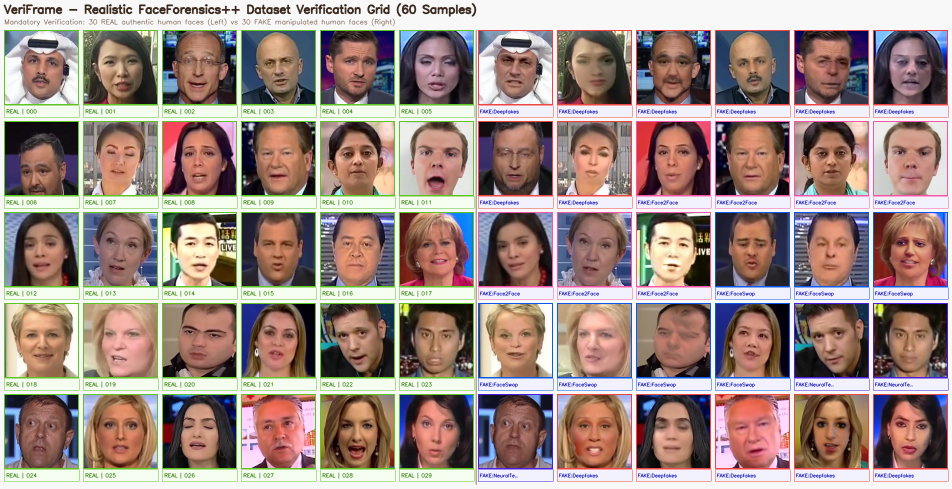
#> input picture data/dataset_verification_grid.png, 1904 x 978 px (shown at 1/2 size)
$ python -i wavelet.py   (imports and definitions only)
#> lines starting #> are read from the running program, lines starting #| are printed output that depends on the picture
"""
DWT (Discrete Wavelet Transform) Frequency Analysis Module
==========================================================
Real 2D Discrete Wavelet Transform (DWT) multi-scale frequency decomposition
for deepfake detection using PyWavelets.

Key Features:
- 2D DWT using pywt.dwt2() with Haar wavelet (default).
- Sub-band decomposition into LL (Approximation), LH (Horizontal detail),
  HL (Vertical detail), and HH (Diagonal detail).
- Extract rigorous numerical statistical and energy features for each sub-band.
- Sub-band energy distribution and relative energy ratios.
- Base64-encoded visualisations for individual sub-bands and combined 2x2 grid.
- Independent and reusable feature vector for Phase 6 multimodal fusion.

Class Mapping (informational only — DWT alone does not classify REAL/DEEPFAKE):
  REAL     = 0
  DEEPFAKE = 1
"""

import base64
import io
import logging
from dataclasses import dataclass, field
from typing import Dict, List, Optional, Tuple, Union

import cv2
import numpy as np
from PIL import Image
import pywt

logger = logging.getLogger(__name__)

# ---------------------------------------------------------------------------
# DWT Analysis Constants
# ---------------------------------------------------------------------------

# Input image size for DWT (resize before analysis for consistent sub-band sizes)
DWT_INPUT_SIZE: Tuple[int, int] = (224, 224)

# Default wavelet family
DEFAULT_WAVELET: str = "haar"

# Sub-band identifiers
SUBBANDS: Tuple[str, str, str, str] = ("LL", "LH", "HL", "HH")


# ---------------------------------------------------------------------------
# Data Classes
# ---------------------------------------------------------------------------

@dataclass
class SubbandFeatures:
    """Numerical features for a single DWT sub-band."""
    mean: float = 0.0
    std: float = 0.0
    energy: float = 0.0             # sum of squared coefficients
    mean_abs: float = 0.0          # mean absolute coefficient
    max_abs: float = 0.0           # max absolute coefficient
    energy_ratio: float = 0.0      # fraction of total wavelet energy in this band

    # [9 lines left out: function to_dict, not called in this run]


@dataclass
class DWTFeatures:
    """
    Comprehensive numerical DWT feature vector extracted from one face image.
    Designed for direct concatenation with CNN and FFT features in Phase 6.

    Feature Structure:
    - 4 sub-bands x 5 metrics (mean, std, energy, mean_abs, max_abs) = 20 values
    - 4 relative energy ratios (LL, LH, HL, HH) = 4 values
    - Summary metrics: total_energy, detail_to_approx_ratio,
      high_freq_energy_ratio, wavelet_entropy = 4 values
    Total vector dimensionality = 28 values.
    """
    ll: SubbandFeatures = field(default_factory=SubbandFeatures)
    lh: SubbandFeatures = field(default_factory=SubbandFeatures)
    hl: SubbandFeatures = field(default_factory=SubbandFeatures)
    hh: SubbandFeatures = field(default_factory=SubbandFeatures)

    total_energy: float = 0.0
    detail_to_approx_ratio: float = 0.0
    high_freq_energy_ratio: float = 0.0
    wavelet_entropy: float = 0.0
    wavelet_type: str = DEFAULT_WAVELET

    # [52 lines left out: functions to_vector, to_dict, not called in this run]


@dataclass
class DWTResult:
    """Full result returned by DWTAnalyzer.analyze()."""
    success: bool = False
    features: Optional[DWTFeatures] = None
    # Base64-encoded JPEG images for API / frontend display
    original_b64: Optional[str] = None   # Resized grayscale input (224x224)
    ll_b64: Optional[str] = None         # Approximation sub-band
    lh_b64: Optional[str] = None         # Horizontal detail sub-band
    hl_b64: Optional[str] = None         # Vertical detail sub-band
    hh_b64: Optional[str] = None         # Diagonal detail sub-band
    combined_b64: Optional[str] = None   # 2x2 combined decomposition grid
    subband_shape: Optional[Tuple[int, int]] = None
    image_size: Optional[Tuple[int, int]] = None
    wavelet_type: str = DEFAULT_WAVELET
    error: Optional[str] = None


# ---------------------------------------------------------------------------
# Core Analyzer
# ---------------------------------------------------------------------------

class DWTAnalyzer:
    """
    Performs real 2D Discrete Wavelet Transform (DWT) on face images.

    Usage
    -----
    analyzer = DWTAnalyzer(wavelet='haar')
    result   = analyzer.analyze(pil_image_or_numpy_bgr)
    features = result.features.to_vector()   # 28-dim float32 for Phase 6
    """

    def __init__(
        self,
        input_size: Tuple[int, int] = DWT_INPUT_SIZE,
        wavelet: str = DEFAULT_WAVELET,
    ):
        self.input_size = input_size
        self.wavelet = wavelet

    # ------------------------------------------------------------------
    # Public API
    # ------------------------------------------------------------------

    def analyze(
        self,
        image_input: Union[Image.Image, np.ndarray, str, bytes, io.BytesIO],
        generate_visuals: bool = True,
        wavelet: Optional[str] = None,
    ) -> DWTResult:
        """
        Run 2D DWT analysis on an image.

        Parameters
        ----------
        image_input : PIL.Image | np.ndarray (BGR or RGB) | file path str | bytes
        generate_visuals : bool
            When True, produce base64-encoded sub-band and combined images.
        wavelet : str, optional
            Wavelet name (default is self.wavelet, usually 'haar').

        Returns
        -------
        DWTResult
        """
        wavelet_name = wavelet or self.wavelet

        # Validate wavelet family
        if wavelet_name not in pywt.wavelist(kind="discrete"):
            return DWTResult(
                success=False,
                error=f"Invalid discrete wavelet '{wavelet_name}'. Choose from pywt discrete wavelets (e.g., 'haar', 'db2').",
            )

        # 1. Decode to grayscale numpy array
        gray = self._to_grayscale(image_input)
        if gray is None:
            return DWTResult(success=False, error="Could not decode image to grayscale.")

        H, W = gray.shape
        if H < 8 or W < 8:
            return DWTResult(success=False, error=f"Image too small ({W}x{H}). Minimum 8x8.")

        # 2. Resize to fixed input size for consistent decomposition
        gray_resized = cv2.resize(
            gray,
            (self.input_size[1], self.input_size[0]),
            interpolation=cv2.INTER_AREA,
        )

        # 3. 2D Discrete Wavelet Transform (1-level)
        try:
            coeffs2 = pywt.dwt2(gray_resized.astype(np.float64), wavelet_name)
            LL, (LH, HL, HH) = coeffs2
        except Exception as exc:
            logger.error("DWT computation error: %s", exc)
            return DWTResult(success=False, error=f"Wavelet decomposition failed: {exc}")

        subband_shape = (int(LL.shape[0]), int(LL.shape[1]))

        # 4. Extract numerical features
        features = self._extract_features(LL, LH, HL, HH, wavelet_name)

        # 5. Optionally build visualisations
        orig_b64 = ll_b64 = lh_b64 = hl_b64 = hh_b64 = combined_b64 = None
        if generate_visuals:
            orig_b64 = self._ndarray_to_b64(gray_resized)
            ll_b64 = self._coeff_to_b64(LL, is_approx=True)
            lh_b64 = self._coeff_to_b64(LH, is_approx=False)
            hl_b64 = self._coeff_to_b64(HL, is_approx=False)
            hh_b64 = self._coeff_to_b64(HH, is_approx=False)
            combined_b64 = self._build_combined_grid_b64(LL, LH, HL, HH)

        return DWTResult(
            success=True,
            features=features,
            original_b64=orig_b64,
            ll_b64=ll_b64,
            lh_b64=lh_b64,
            hl_b64=hl_b64,
            hh_b64=hh_b64,
            combined_b64=combined_b64,
            subband_shape=subband_shape,
            image_size=(self.input_size[0], self.input_size[1]),
            wavelet_type=wavelet_name,
            error=None,
        )

    # ------------------------------------------------------------------
    # Feature Extraction
    # ------------------------------------------------------------------

    def _extract_features(
        self,
        LL: np.ndarray,
        LH: np.ndarray,
        HL: np.ndarray,
        HH: np.ndarray,
        wavelet_name: str,
    ) -> DWTFeatures:
        """Calculate statistical and energy features for each sub-band."""

        def compute_subband_stats(band: np.ndarray) -> Tuple[float, float, float, float, float]:
            mean_val = float(np.mean(band))
            std_val = float(np.std(band))
            energy_val = float(np.sum(band ** 2))
            mean_abs_val = float(np.mean(np.abs(band)))
            max_abs_val = float(np.max(np.abs(band)))
            return mean_val, std_val, energy_val, mean_abs_val, max_abs_val

        ll_m, ll_s, ll_e, ll_ma, ll_mx = compute_subband_stats(LL)
        lh_m, lh_s, lh_e, lh_ma, lh_mx = compute_subband_stats(LH)
        hl_m, hl_s, hl_e, hl_ma, hl_mx = compute_subband_stats(HL)
        hh_m, hh_s, hh_e, hh_ma, hh_mx = compute_subband_stats(HH)

        # Total wavelet energy
        total_e = ll_e + lh_e + hl_e + hh_e
        safe_total_e = total_e if total_e > 1e-12 else 1e-12

        # Relative energy ratios
        ll_ratio = ll_e / safe_total_e
        lh_ratio = lh_e / safe_total_e
        hl_ratio = hl_e / safe_total_e
        hh_ratio = hh_e / safe_total_e

        # Detail-to-approximation ratio
        detail_e = lh_e + hl_e + hh_e
        detail_to_approx = detail_e / (ll_e + 1e-12)
        high_freq_ratio = detail_e / safe_total_e

        # Wavelet Shannon entropy across the 4 sub-band energy proportions
        ratios = np.array([ll_ratio, lh_ratio, hl_ratio, hh_ratio], dtype=np.float64)
        positive_ratios = ratios[ratios > 1e-12]
        # Shannon entropy normalized by log2(4) = 2.0 to bound in [0, 1]
        raw_entropy = -np.sum(positive_ratios * np.log2(positive_ratios))
        wavelet_entropy = float(raw_entropy / 2.0)

        ll_feat = SubbandFeatures(mean=ll_m, std=ll_s, energy=ll_e, mean_abs=ll_ma, max_abs=ll_mx, energy_ratio=ll_ratio)
        lh_feat = SubbandFeatures(mean=lh_m, std=lh_s, energy=lh_e, mean_abs=lh_ma, max_abs=lh_mx, energy_ratio=lh_ratio)
        hl_feat = SubbandFeatures(mean=hl_m, std=hl_s, energy=hl_e, mean_abs=hl_ma, max_abs=hl_mx, energy_ratio=hl_ratio)
        hh_feat = SubbandFeatures(mean=hh_m, std=hh_s, energy=hh_e, mean_abs=hh_ma, max_abs=hh_mx, energy_ratio=hh_ratio)

        return DWTFeatures(
            ll=ll_feat,
            lh=lh_feat,
            hl=hl_feat,
            hh=hh_feat,
            total_energy=total_e,
            detail_to_approx_ratio=detail_to_approx,
            high_freq_energy_ratio=high_freq_ratio,
            wavelet_entropy=wavelet_entropy,
            wavelet_type=wavelet_name,
        )

    # ------------------------------------------------------------------
    # Image Helpers & Visualizations
    # ------------------------------------------------------------------

    @staticmethod
    def _to_grayscale(image_input) -> Optional[np.ndarray]:
        """Convert any supported input type to uint8 grayscale numpy array."""
        try:
            if isinstance(image_input, np.ndarray):
                arr = image_input
                if arr.ndim == 3 and arr.shape[2] == 3:
                    return cv2.cvtColor(arr, cv2.COLOR_BGR2GRAY)
                elif arr.ndim == 2:
                    return arr.astype(np.uint8)
                return None

            if isinstance(image_input, Image.Image):
                return np.array(image_input.convert("L"))

            if isinstance(image_input, (str,)):
                from pathlib import Path
                path = Path(image_input)
                if not path.exists():
                    return None
                img = cv2.imread(str(path))
                if img is None:
                    return None
                return cv2.cvtColor(img, cv2.COLOR_BGR2GRAY)

            if isinstance(image_input, (bytes, io.BytesIO)):
                data = image_input if isinstance(image_input, bytes) else image_input.getvalue()
                arr = np.frombuffer(data, dtype=np.uint8)
                img = cv2.imdecode(arr, cv2.IMREAD_GRAYSCALE)
                return img

        except Exception as exc:
            logger.warning("DWTAnalyzer._to_grayscale error: %s", exc)
        return None

    @staticmethod
    def _normalize_coeff(band: np.ndarray, is_approx: bool = False) -> np.ndarray:
        """
        Normalize coefficient array to uint8 [0, 255] for visual representation.
        - Approximation (LL): Direct linear min-max stretch.
        - Details (LH, HL, HH): Absolute values scaled to [0, 255] with high-contrast boost
          so subtle edge artifacts are clearly perceptible.
        """
        if is_approx:
            b_min, b_max = np.min(band), np.max(band)
            if b_max > b_min:
                norm = ((band - b_min) / (b_max - b_min) * 255.0).astype(np.uint8)
            else:
                norm = np.zeros_like(band, dtype=np.uint8)
            return norm
        else:
            # Detail band: visualize absolute magnitude
            abs_band = np.abs(band)
            mx = np.max(abs_band)
            if mx > 1e-12:
                # Square-root gamma stretch to enhance weak edge/noise details
                stretched = np.sqrt(abs_band / mx) * 255.0
                return np.clip(stretched, 0, 255).astype(np.uint8)
            return np.zeros_like(band, dtype=np.uint8)

    @classmethod
    def _coeff_to_b64(cls, band: np.ndarray, is_approx: bool = False) -> str:
        """Convert a 2D sub-band to normalized base64 JPEG."""
        u8_norm = cls._normalize_coeff(band, is_approx=is_approx)
        # Apply colormap to detail bands for richer forensic clarity
        if not is_approx:
            vis = cv2.applyColorMap(u8_norm, cv2.COLORMAP_VIRIDIS)
        else:
            # Approximation band shown in clean grayscale
            vis = cv2.cvtColor(u8_norm, cv2.COLOR_GRAY2BGR)

        _, buf = cv2.imencode(".jpg", vis, [cv2.IMWRITE_JPEG_QUALITY, 90])
        return base64.b64encode(buf.tobytes()).decode("utf-8")

    @classmethod
    def _build_combined_grid_b64(
        cls,
        LL: np.ndarray,
        LH: np.ndarray,
        HL: np.ndarray,
        HH: np.ndarray,
    ) -> str:
        """
        Build the standard 2x2 DWT decomposition quad-grid:
        [ LL (Approximation) | HL (Vertical Details)   ]
        [ LH (Horizontal)    | HH (Diagonal Details)   ]
        With subtle quadrant separation lines.
        """
        ll_u8 = cls._normalize_coeff(LL, is_approx=True)
        lh_u8 = cls._normalize_coeff(LH, is_approx=False)
        hl_u8 = cls._normalize_coeff(HL, is_approx=False)
        hh_u8 = cls._normalize_coeff(HH, is_approx=False)

        # Convert all to BGR
        ll_bgr = cv2.cvtColor(ll_u8, cv2.COLOR_GRAY2BGR)
        lh_bgr = cv2.applyColorMap(lh_u8, cv2.COLORMAP_VIRIDIS)
        hl_bgr = cv2.applyColorMap(hl_u8, cv2.COLORMAP_VIRIDIS)
        hh_bgr = cv2.applyColorMap(hh_u8, cv2.COLORMAP_VIRIDIS)

        # Concatenate rows
        top_row = np.hstack([ll_bgr, hl_bgr])
        bot_row = np.hstack([lh_bgr, hh_bgr])
        grid = np.vstack([top_row, bot_row])

        # Draw thin dividing borders
        h, w = grid.shape[:2]
        ch, cw = h // 2, w // 2
        grid[ch - 1:ch + 2, :] = [255, 255, 255]  # horizontal divider line
        grid[:, cw - 1:cw + 2] = [255, 255, 255]  # vertical divider line

        _, buf = cv2.imencode(".jpg", grid, [cv2.IMWRITE_JPEG_QUALITY, 90])
        return base64.b64encode(buf.tobytes()).decode("utf-8")

    @staticmethod
    def _ndarray_to_b64(gray: np.ndarray) -> str:
        """Encode grayscale uint8 numpy array as base64 JPEG."""
        _, buf = cv2.imencode(".jpg", gray, [cv2.IMWRITE_JPEG_QUALITY, 90])
        return base64.b64encode(buf.tobytes()).decode("utf-8")


# ---------------------------------------------------------------------------
# Module-level convenience instance
# ---------------------------------------------------------------------------
dwt_analyzer = DWTAnalyzer()


# [23 lines left out: function run_dwt_analysis, not called in this run]

>>> import cv2
>>> picture = cv2.imread('../data/dataset_verification_grid.png')
#> picture is the input picture: shape (978, 1904, 3); mean B, G, R 133.8, 139.3, 159
>>> result = DWTAnalyzer().analyze(picture)
#> in analyze, `LL, (LH, HL, HH) = coeffs2`:
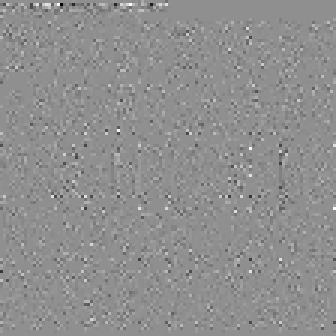
#> HH: shape (112, 112) float64 (shown 3 times larger); min -111, max 86, mean 0; drawn with min black and max white
#> in compute_subband_stats, `mean_val = float(np.mean(band))`: mean_val = 289.1
#> in compute_subband_stats, `std_val = float(np.std(band))`: std_val = 131
#> in compute_subband_stats, `energy_val = float(np.sum(band ** 2))`: energy_val = 1.26e+09
#> in compute_subband_stats, `mean_abs_val = float(np.mean(np.abs(band)))`: mean_abs_val = 289.1
#> in compute_subband_stats, `max_abs_val = float(np.max(np.abs(band)))`: max_abs_val = 505
#> in _extract_features, `ll_m, ll_s, ll_e, ll_ma, ll_mx = compute_subband_stats(LL)`: ll_m = 289.1; ll_s = 131; ll_e = 1.26e+09; ll_ma = 289.1; ll_mx = 505
#> in _extract_features, `lh_m, lh_s, lh_e, lh_ma, lh_mx = compute_subband_stats(LH)`: lh_m = 0.814; lh_s = 31.38; lh_e = 12357554.8; lh_ma = 17.26; lh_mx = 192
#> in _extract_features, `hl_m, hl_s, hl_e, hl_ma, hl_mx = compute_subband_stats(HL)`: hl_m = -0.0447; hl_s = 41.91; hl_e = 22034113.8; hl_ma = 24.08; hl_mx = 216.5
#> in _extract_features, `hh_m, hh_s, hh_e, hh_ma, hh_mx = compute_subband_stats(HH)`: hh_m = 0.0282; hh_s = 10.03; hh_e = 1261886.8; hh_ma = 5.78; hh_mx = 111
#> in _extract_features, `total_e = ll_e + lh_e + hl_e + hh_e`: total_e = 1.3e+09
#> in _extract_features, `ll_ratio = ll_e / safe_total_e`: ll_ratio = 0.973
#> in _extract_features, `lh_ratio = lh_e / safe_total_e`: lh_ratio = 0.00951
#> in _extract_features, `hl_ratio = hl_e / safe_total_e`: hl_ratio = 0.017
#> in _extract_features, `hh_ratio = hh_e / safe_total_e`: hh_ratio = 0.000971
#> in _extract_features, `detail_e = lh_e + hl_e + hh_e`: detail_e = 35653555.3
#> in _extract_features, `detail_to_approx = detail_e / (ll_e + 1e-12)`: detail_to_approx = 0.0282
#> in _extract_features, `high_freq_ratio = detail_e / safe_total_e`: high_freq_ratio = 0.0274
#> in _extract_features, `ratios = np.array([ll_ratio, lh_ratio, hl_ratio, hh_ratio], dtype=np.f..`: ratios = [0.973, 0.00951, 0.017, 0.000971]
#> in _extract_features, `raw_entropy = -np.sum(positive_ratios * np.log2(positive_ratios))`: raw_entropy = 0.212
#> in _extract_features, `wavelet_entropy = float(raw_entropy / 2.0)`: wavelet_entropy = 0.106
#> in _normalize_coeff, `b_min, b_max = np.min(band), np.max(band)`: b_min = 2; b_max = 505
#> in _coeff_to_b64, `_, buf = cv2.imencode(".jpg", vis, [cv2.IMWRITE_JPEG_QUALITY, 90])`: buf = 7825 values, max 255 at index 0, min 0 at index 4, mean 126.9
#> call 2 of _coeff_to_b64, with is_approx = False
#> in _coeff_to_b64 (call 2), `vis = cv2.applyColorMap(u8_norm, cv2.COLORMAP_VIRIDIS)`:
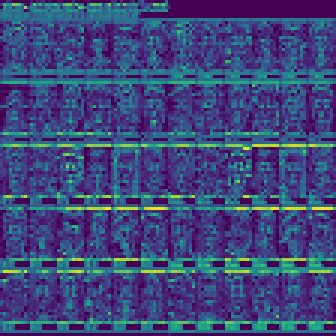
#> vis: shape (112, 112, 3) (shown 3 times larger); mean B, G, R 123.4, 72.2, 62
#> in _coeff_to_b64 (call 2), `_, buf = cv2.imencode(".jpg", vis, [cv2.IMWRITE_JPEG_QUALITY, 90])`: buf = 8599 values, max 255 at index 0, min 0 at index 4, mean 124.9
#> call 3 of _coeff_to_b64, with is_approx = False
#> call 3 of _normalize_coeff, with is_approx = False
#> in _normalize_coeff (call 3), `abs_band = np.abs(band)`:
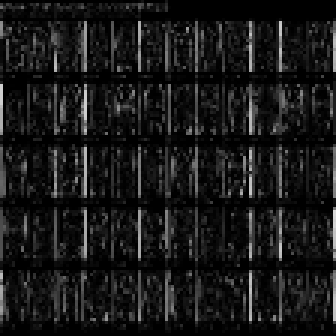
#> abs_band: shape (112, 112) float64 (shown 3 times larger); min 0, max 216.5, mean 24.1
#> in _normalize_coeff (call 3), `mx = np.max(abs_band)`: mx = 216.5
#> in _coeff_to_b64 (call 3), `vis = cv2.applyColorMap(u8_norm, cv2.COLORMAP_VIRIDIS)`:
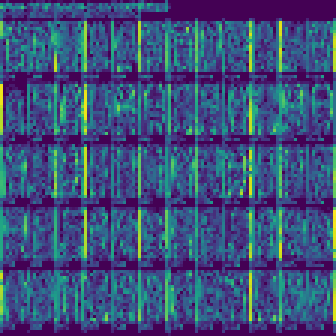
#> vis: shape (112, 112, 3) (shown 3 times larger); mean B, G, R 123.2, 79.3, 61.3
#> in _coeff_to_b64 (call 3), `_, buf = cv2.imencode(".jpg", vis, [cv2.IMWRITE_JPEG_QUALITY, 90])`: buf = 8804 values, max 255 at index 0, min 0 at index 4, mean 126.9
#> call 4 of _coeff_to_b64, with is_approx = False
#> call 4 of _normalize_coeff, with is_approx = False
#> in _normalize_coeff (call 4), `abs_band = np.abs(band)`:
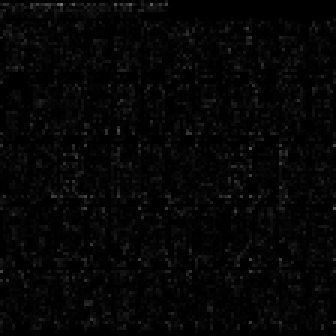
#> abs_band: shape (112, 112) float64 (shown 3 times larger); min 0, max 111, mean 5.8
#> in _normalize_coeff (call 4), `mx = np.max(abs_band)`: mx = 111
#> in _coeff_to_b64 (call 4), `vis = cv2.applyColorMap(u8_norm, cv2.COLORMAP_VIRIDIS)`:
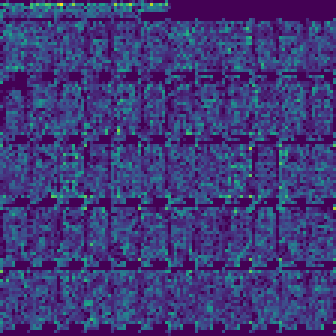
#> vis: shape (112, 112, 3) (shown 3 times larger); mean B, G, R 121.2, 57.4, 62.8
#> in _coeff_to_b64 (call 4), `_, buf = cv2.imencode(".jpg", vis, [cv2.IMWRITE_JPEG_QUALITY, 90])`: buf = 8151 values, max 255 at index 0, min 0 at index 4, mean 123.3
#> in _build_combined_grid_b64, `grid[:, cw - 1:cw + 2] = [255, 255, 255]`:
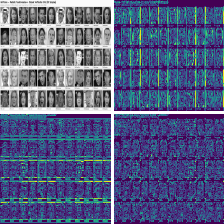
#> grid: shape (224, 224, 3); mean B, G, R 131.7, 93.1, 87.1
